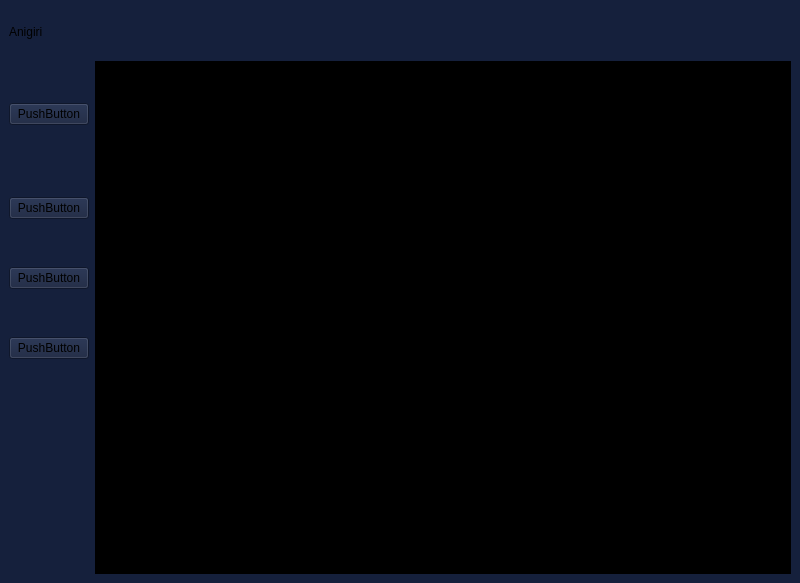
<?xml version="1.0" encoding="UTF-8"?>
<ui version="4.0">
 <class>MainWindow</class>
 <widget class="QMainWindow" name="MainWindow">
  <property name="geometry">
   <rect>
    <x>0</x>
    <y>0</y>
    <width>800</width>
    <height>583</height>
   </rect>
  </property>
  <property name="windowTitle">
   <string>MainWindow</string>
  </property>
  <property name="styleSheet">
   <string notr="true">background-color: rgb(21, 32, 60);</string>
  </property>
  <widget class="QWidget" name="centralwidget">
   <layout class="QGridLayout" name="gridLayout">
    <item row="3" column="1">
     <widget class="QPushButton" name="pushButton_6">
      <property name="text">
       <string>PushButton</string>
      </property>
     </widget>
    </item>
    <item row="11" column="1">
     <widget class="QPushButton" name="pushButton_4">
      <property name="text">
       <string>PushButton</string>
      </property>
     </widget>
    </item>
    <item row="13" column="1">
     <widget class="QPushButton" name="pushButton_3">
      <property name="text">
       <string>PushButton</string>
      </property>
     </widget>
    </item>
    <item row="12" column="1">
     <spacer name="verticalSpacer_7">
      <property name="orientation">
       <enum>Qt::Orientation::Vertical</enum>
      </property>
      <property name="sizeHint" stdset="0">
       <size>
        <width>20</width>
        <height>40</height>
       </size>
      </property>
     </spacer>
    </item>
    <item row="9" column="1">
     <widget class="QPushButton" name="pushButton_5">
      <property name="text">
       <string>PushButton</string>
      </property>
     </widget>
    </item>
    <item row="0" column="2">
     <spacer name="horizontalSpacer">
      <property name="orientation">
       <enum>Qt::Orientation::Horizontal</enum>
      </property>
      <property name="sizeHint" stdset="0">
       <size>
        <width>40</width>
        <height>20</height>
       </size>
      </property>
     </spacer>
    </item>
    <item row="19" column="1">
     <spacer name="verticalSpacer_2">
      <property name="orientation">
       <enum>Qt::Orientation::Vertical</enum>
      </property>
      <property name="sizeHint" stdset="0">
       <size>
        <width>20</width>
        <height>40</height>
       </size>
      </property>
     </spacer>
    </item>
    <item row="17" column="1">
     <spacer name="verticalSpacer_4">
      <property name="orientation">
       <enum>Qt::Orientation::Vertical</enum>
      </property>
      <property name="sizeHint" stdset="0">
       <size>
        <width>20</width>
        <height>40</height>
       </size>
      </property>
     </spacer>
    </item>
    <item row="18" column="1">
     <spacer name="verticalSpacer_3">
      <property name="orientation">
       <enum>Qt::Orientation::Vertical</enum>
      </property>
      <property name="sizeHint" stdset="0">
       <size>
        <width>20</width>
        <height>40</height>
       </size>
      </property>
     </spacer>
    </item>
    <item row="2" column="2" rowspan="18" colspan="2">
     <widget class="QWidget" name="widget" native="true">
      <property name="styleSheet">
       <string notr="true">background-color: rgb(0, 0, 0);</string>
      </property>
     </widget>
    </item>
    <item row="8" column="1">
     <spacer name="verticalSpacer_9">
      <property name="orientation">
       <enum>Qt::Orientation::Vertical</enum>
      </property>
      <property name="sizeHint" stdset="0">
       <size>
        <width>20</width>
        <height>40</height>
       </size>
      </property>
     </spacer>
    </item>
    <item row="1" column="2">
     <spacer name="horizontalSpacer_2">
      <property name="orientation">
       <enum>Qt::Orientation::Horizontal</enum>
      </property>
      <property name="sizeHint" stdset="0">
       <size>
        <width>40</width>
        <height>20</height>
       </size>
      </property>
     </spacer>
    </item>
    <item row="2" column="1">
     <spacer name="verticalSpacer">
      <property name="orientation">
       <enum>Qt::Orientation::Vertical</enum>
      </property>
      <property name="sizeHint" stdset="0">
       <size>
        <width>20</width>
        <height>40</height>
       </size>
      </property>
     </spacer>
    </item>
    <item row="16" column="1">
     <spacer name="verticalSpacer_5">
      <property name="orientation">
       <enum>Qt::Orientation::Vertical</enum>
      </property>
      <property name="sizeHint" stdset="0">
       <size>
        <width>20</width>
        <height>40</height>
       </size>
      </property>
     </spacer>
    </item>
    <item row="10" column="1">
     <spacer name="verticalSpacer_8">
      <property name="orientation">
       <enum>Qt::Orientation::Vertical</enum>
      </property>
      <property name="sizeHint" stdset="0">
       <size>
        <width>20</width>
        <height>40</height>
       </size>
      </property>
     </spacer>
    </item>
    <item row="14" column="1">
     <spacer name="verticalSpacer_6">
      <property name="orientation">
       <enum>Qt::Orientation::Vertical</enum>
      </property>
      <property name="sizeHint" stdset="0">
       <size>
        <width>20</width>
        <height>40</height>
       </size>
      </property>
     </spacer>
    </item>
    <item row="0" column="1" rowspan="2">
     <widget class="QLabel" name="label">
      <property name="styleSheet">
       <string notr="true">font: 24pt &quot;Pinky Show&quot;;</string>
      </property>
      <property name="text">
       <string>&lt;html&gt;&lt;head/&gt;&lt;body&gt;&lt;p&gt;Anigiri&lt;/p&gt;&lt;/body&gt;&lt;/html&gt;</string>
      </property>
     </widget>
    </item>
   </layout>
  </widget>
 </widget>
 <resources/>
 <connections/>
</ui>
